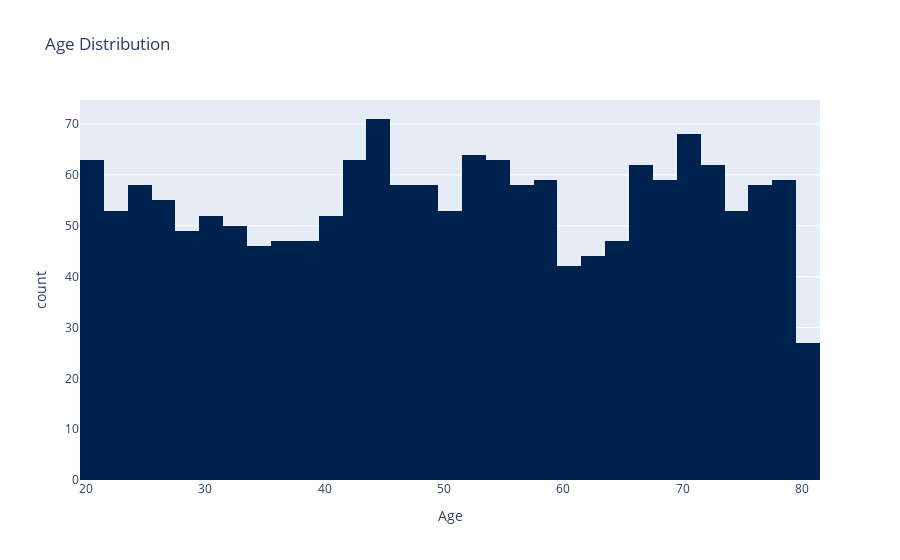

This figure's notebook cell:
### Code cell
plt = px.histogram(df, x="Age", title="Age Distribution", color_discrete_sequence=px.colors.sequential.Cividis)
plt.show()

### Figure 1 — Plotly figure (JSON) as saved in the notebook; plotly's stock layout.template omitted (floating-point values rounded to 4 significant figures; data arrays with more than 128 entries replaced by an {"elided": "..."} marker saying what was removed)
{"data": [{"alignmentgroup": "True", "bingroup": "x", "hovertemplate": "Age=%{x}<br>count=%{y}<extra></extra>", "legendgroup": "", "marker": {"color": "#00224e", "pattern": {"shape": ""}}, "name": "", "offsetgroup": "", "orientation": "v", "showlegend": false, "type": "histogram", "x": {"elided": "1700 int values"}, "xaxis": "x", "yaxis": "y"}], "layout": {"barmode": "relative", "legend": {"tracegroupgap": 0}, "title": {"text": "Age Distribution"}, "xaxis": {"anchor": "y", "domain": [0, 1], "title": {"text": "Age"}}, "yaxis": {"anchor": "x", "domain": [0, 1], "title": {"text": "count"}}}}
